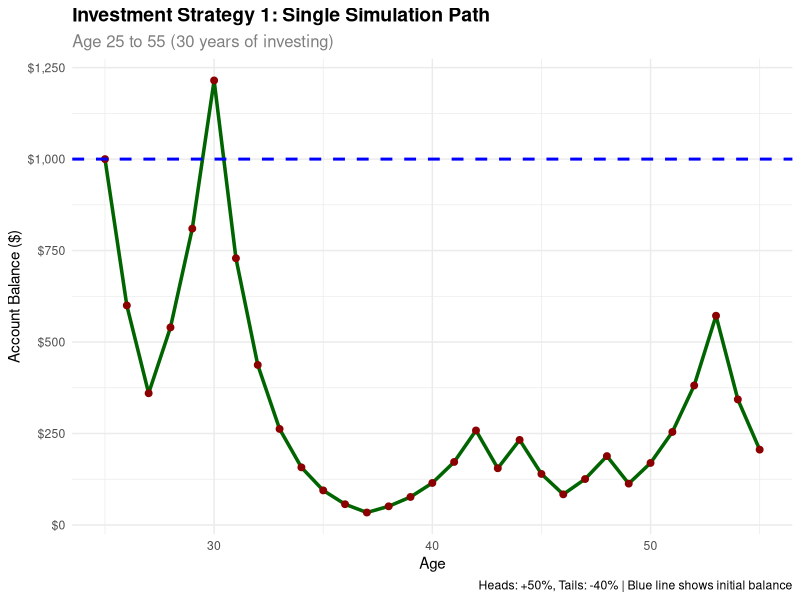
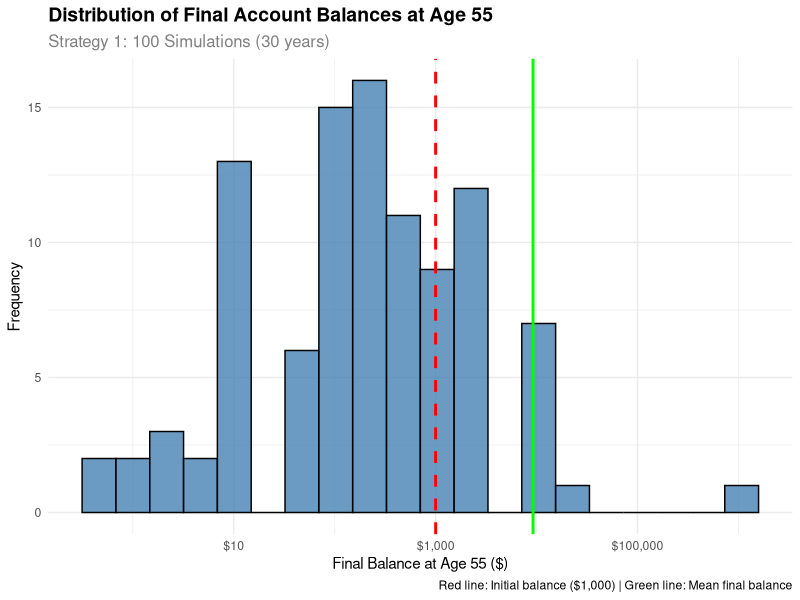
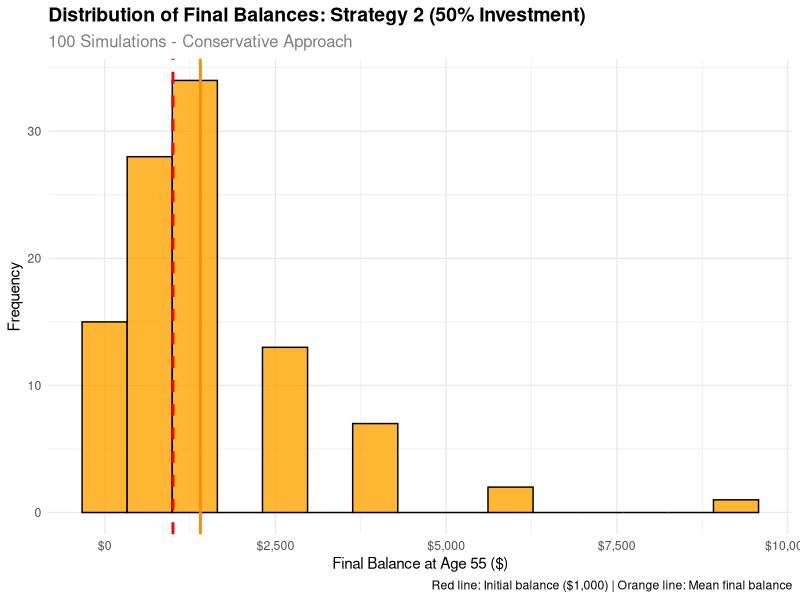
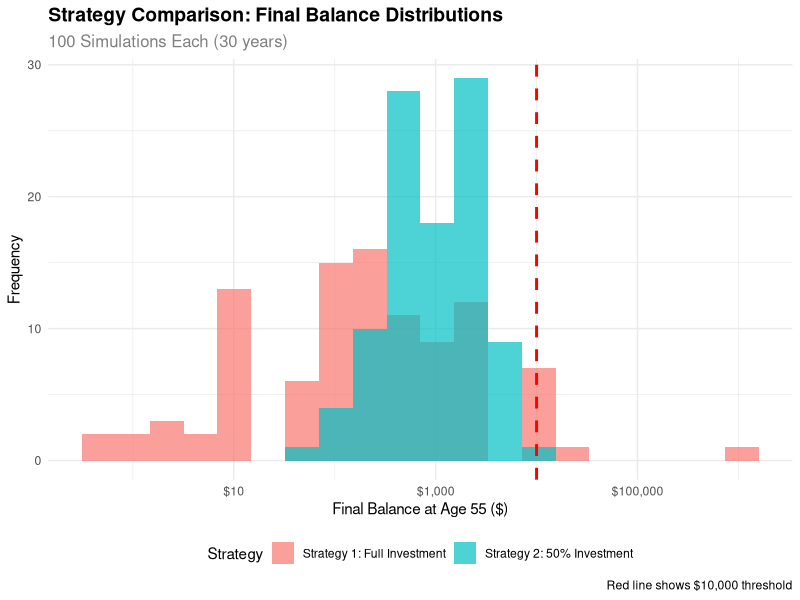
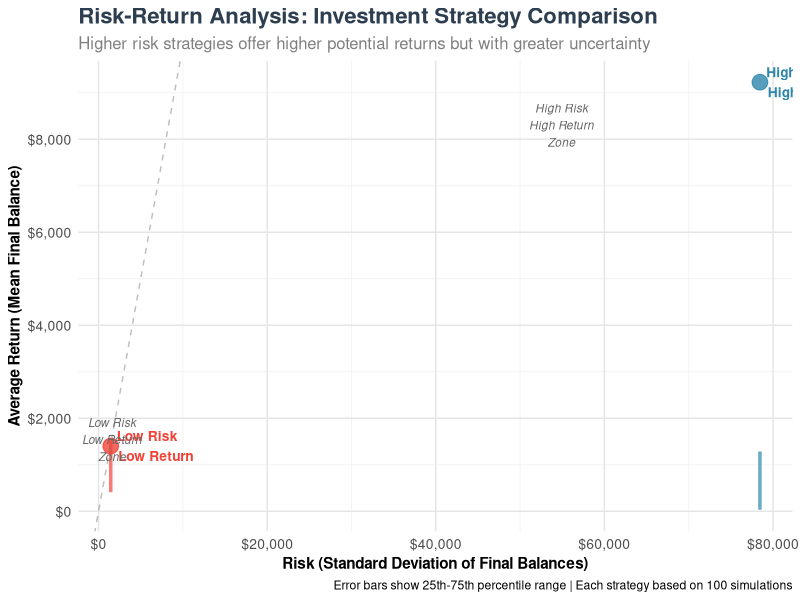
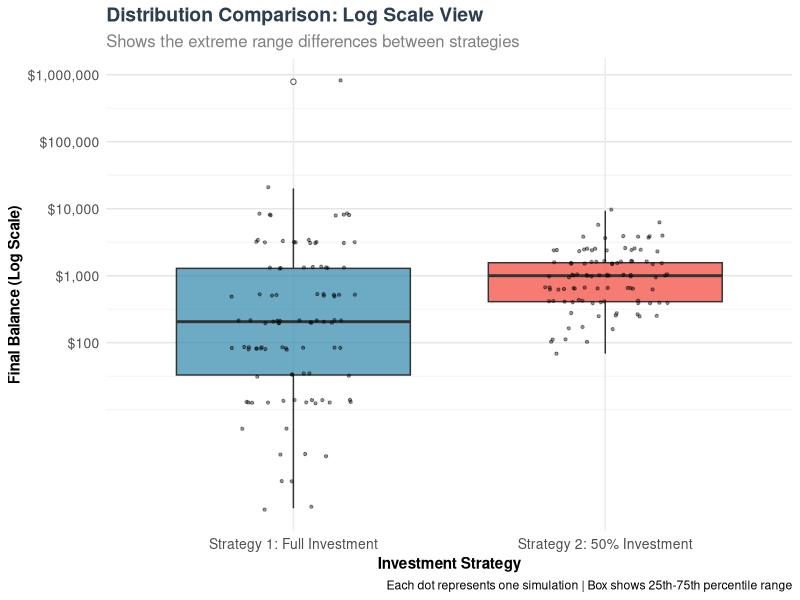

These figures' R source, in order:
## ---- chunk 1
#| fig-cap: Expected value calculation for one coin flip

# Set seed for reproducibility
set.seed(123)

# Initial balance
initial_balance <- 1000

# After one coin flip:
# Heads (50% probability): Balance = 1000 * 1.5 = 1500
# Tails (50% probability): Balance = 1000 * 0.6 = 600

# Expected value calculation
prob_heads <- 0.5
prob_tails <- 0.5
balance_heads <- initial_balance * 1.5
balance_tails <- initial_balance * 0.6

expected_value <- prob_heads * balance_heads + prob_tails * balance_tails

cat("Expected Value Analysis:\n")
cat("Initial balance: $", initial_balance, "\n")
cat("Balance after heads (50% gain): $", balance_heads, "\n")
cat("Balance after tails (40% loss): $", balance_tails, "\n")
cat("Expected value: $", expected_value, "\n")
cat("Expected return: ", (expected_value - initial_balance) / initial_balance * 100, "%\n")
## ---- chunk 2
#| fig-cap: Single 30-year simulation of Strategy 1

suppressPackageStartupMessages(library(tidyverse))
suppressPackageStartupMessages(library(ggplot2))

# Set seed for reproducibility
set.seed(456)

# Parameters for investment game
initial_balance <- 1000
start_age <- 25
end_age <- 55
n_years <- end_age - start_age

# Function to simulate investment game
simulate_investment_game <- function(initial, years) {
  balance <- initial
  path <- numeric(years + 1)
  path[1] <- initial
  
  for (i in 1:years) {
    coin_flip <- rbinom(1, 1, 0.5)
    if (coin_flip == 1) {
      balance <- balance * 1.5  # 50% gain
    } else {
      balance <- balance * 0.6  # 40% loss
    }
    path[i + 1] <- balance
  }
  
  return(path)
}

# Run single simulation
investment_path <- simulate_investment_game(initial_balance, n_years)

# Create data frame
investment_data <- tibble(
  age = start_age:end_age,
  balance = investment_path
)

# Create time series plot
ggplot(investment_data, aes(x = age, y = balance)) +
  geom_line(color = "darkgreen", linewidth = 1.2) +
  geom_point(color = "darkred", size = 2) +
  geom_hline(yintercept = initial_balance, color = "blue", linetype = "dashed", linewidth = 1) +
  labs(
    title = "Investment Strategy 1: Single Simulation Path",
    subtitle = "Age 25 to 55 (30 years of investing)",
    x = "Age",
    y = "Account Balance ($)",
    caption = "Heads: +50%, Tails: -40% | Blue line shows initial balance"
  ) +
  scale_y_continuous(labels = scales::dollar_format()) +
  theme_minimal() +
  theme(
    plot.title = element_text(size = 14, face = "bold"),
    plot.subtitle = element_text(size = 12, color = "gray50")
  )

# Show final results
final_balance <- investment_data$balance[nrow(investment_data)]
total_return <- (final_balance - initial_balance) / initial_balance * 100

cat("\nSingle Simulation Results:\n")
cat("Initial balance (age 25): $", initial_balance, "\n")
cat("Final balance (age 55): $", round(final_balance, 2), "\n")
cat("Total return: ", round(total_return, 2), "%\n")
cat("Annualized return: ", round((final_balance/initial_balance)^(1/n_years) - 1, 4) * 100, "%\n")
## ---- chunk 3
#| fig-cap: Distribution of final balances from 100 simulations

suppressPackageStartupMessages(library(tidyverse))
suppressPackageStartupMessages(library(ggplot2))

# Set seed for reproducibility
set.seed(789)

# Parameters for investment game
initial_balance <- 1000
start_age <- 25
end_age <- 55
n_years <- end_age - start_age
n_sims <- 100

# Function to simulate final balance
simulate_final_balance <- function(initial, years) {
  balance <- initial
  for (i in 1:years) {
    coin_flip <- rbinom(1, 1, 0.5)
    if (coin_flip == 1) {
      balance <- balance * 1.5  # 50% gain
    } else {
      balance <- balance * 0.6  # 40% loss
    }
  }
  return(balance)
}

# Run 100 simulations
final_balances <- replicate(n_sims, simulate_final_balance(initial_balance, n_years))

# Create data frame
simulation_results <- tibble(
  sim_num = 1:n_sims,
  final_balance = final_balances
)

# Create histogram
ggplot(simulation_results, aes(x = final_balance)) +
  geom_histogram(bins = 20, fill = "steelblue", alpha = 0.8, color = "black") +
  geom_vline(xintercept = initial_balance, color = "red", linetype = "dashed", linewidth = 1) +
  geom_vline(xintercept = mean(final_balances), color = "green", linetype = "solid", linewidth = 1) +
  labs(
    title = "Distribution of Final Account Balances at Age 55",
    subtitle = "Strategy 1: 100 Simulations (30 years)",
    x = "Final Balance at Age 55 ($)",
    y = "Frequency",
    caption = "Red line: Initial balance ($1,000) | Green line: Mean final balance"
  ) +
  scale_x_continuous(labels = scales::dollar_format(), trans = "log10") +
  theme_minimal() +
  theme(
    plot.title = element_text(size = 14, face = "bold"),
    plot.subtitle = element_text(size = 12, color = "gray50")
  )

# Summary statistics
summary_stats <- simulation_results %>%
  summarise(
    mean_balance = mean(final_balance),
    median_balance = median(final_balance),
    min_balance = min(final_balance),
    max_balance = max(final_balance),
    prob_above_initial = mean(final_balance > initial_balance),
    prob_above_10000 = mean(final_balance > 10000)
  )

cat("\nStrategy 1 Summary Statistics:\n")
print(summary_stats)
## ---- chunk 4
#| fig-cap: Probability analysis for various balance thresholds

# Calculate probability that final balance > $1,000
prob_above_1000 <- mean(final_balances > 1000)

# Calculate additional probability thresholds
prob_above_5000 <- mean(final_balances > 5000)
prob_above_10000 <- mean(final_balances > 10000)
prob_above_50000 <- mean(final_balances > 50000)

# Create probability summary
probability_summary <- tibble(
  threshold = c("$1,000", "$5,000", "$10,000", "$50,000"),
  probability = c(prob_above_1000, prob_above_5000, prob_above_10000, prob_above_50000),
  percentage = c(prob_above_1000, prob_above_5000, prob_above_10000, prob_above_50000) * 100
)

cat("Strategy 1 Probability Analysis:\n")
cat("============================\n")
cat("Probability that final balance > $1,000: ", round(prob_above_1000, 3), " (", round(prob_above_1000 * 100, 1), "%)\n")
cat("Probability that final balance > $5,000: ", round(prob_above_5000, 3), " (", round(prob_above_5000 * 100, 1), "%)\n")
cat("Probability that final balance > $10,000: ", round(prob_above_10000, 3), " (", round(prob_above_10000 * 100, 1), "%)\n")
cat("Probability that final balance > $50,000: ", round(prob_above_50000, 3), " (", round(prob_above_50000 * 100, 1), "%)\n")

# Show the probability summary table
print(probability_summary)
## ---- chunk 5
#| fig-cap: Distribution of Strategy 2 final balances (50% investment rule)
#| echo: false

suppressPackageStartupMessages(library(tidyverse))
suppressPackageStartupMessages(library(ggplot2))

# Set seed for reproducibility
set.seed(999)

# Parameters for Strategy 2
initial_balance <- 1000
start_age <- 25
end_age <- 55
n_years <- end_age - start_age
n_sims <- 100

# Function to simulate Strategy 2 (50% betting rule)
simulate_strategy_2 <- function(initial, years) {
  balance <- initial
  for (i in 1:years) {
    # Bet exactly 50% of current balance
    bet_amount <- balance * 0.5
    remaining_balance <- balance - bet_amount
    
    coin_flip <- rbinom(1, 1, 0.5)
    if (coin_flip == 1) {
      # Win: bet amount increases by 50%
      bet_result <- bet_amount * 1.5
    } else {
      # Lose: bet amount decreases by 40%
      bet_result <- bet_amount * 0.6
    }
    
    # New balance = remaining balance + bet result
    balance <- remaining_balance + bet_result
  }
  return(balance)
}

# Run 100 simulations for Strategy 2
strategy_2_balances <- replicate(n_sims, simulate_strategy_2(initial_balance, n_years))

# Create data frame for Strategy 2
strategy_2_results <- tibble(
  sim_num = 1:n_sims,
  final_balance = strategy_2_balances
)

# Create Strategy 2 histogram
ggplot(strategy_2_results, aes(x = final_balance)) +
  geom_histogram(bins = 15, fill = "orange", alpha = 0.8, color = "black") +
  geom_vline(xintercept = initial_balance, color = "red", linetype = "dashed", linewidth = 1) +
  geom_vline(xintercept = mean(strategy_2_balances), color = "darkorange", linetype = "solid", linewidth = 1) +
  labs(
    title = "Distribution of Final Balances: Strategy 2 (50% Investment)",
    subtitle = "100 Simulations - Conservative Approach",
    x = "Final Balance at Age 55 ($)",
    y = "Frequency",
    caption = "Red line: Initial balance ($1,000) | Orange line: Mean final balance"
  ) +
  scale_x_continuous(labels = scales::dollar_format()) +
  theme_minimal() +
  theme(
    plot.title = element_text(size = 14, face = "bold"),
    plot.subtitle = element_text(size = 12, color = "gray50")
  )

# Summary statistics for Strategy 2
strategy_2_summary <- strategy_2_results %>%
  summarise(
    mean_balance = mean(final_balance),
    median_balance = median(final_balance),
    min_balance = min(final_balance),
    max_balance = max(final_balance),
    prob_above_initial = mean(final_balance > initial_balance),
    prob_above_10000 = mean(final_balance > 10000)
  )

# Create formatted table for Strategy 2
strategy_2_table <- strategy_2_summary %>%
  mutate(
    Mean_Balance = paste0("$", format(round(mean_balance, 0), big.mark = ",")),
    Median_Balance = paste0("$", format(round(median_balance, 0), big.mark = ",")),
    Min_Balance = paste0("$", format(round(min_balance, 1), big.mark = ",")),
    Max_Balance = paste0("$", format(round(max_balance, 0), big.mark = ",")),
    Prob_Above_Initial = paste0(round(prob_above_initial * 100, 0), "%"),
    Prob_Above_10000 = paste0(round(prob_above_10000 * 100, 0), "%")
  ) %>%
  select(Mean_Balance, Median_Balance, Min_Balance, Max_Balance, Prob_Above_Initial, Prob_Above_10000) %>%
  rename(
    "Mean Balance" = Mean_Balance,
    "Median Balance" = Median_Balance,
    "Minimum Balance" = Min_Balance,
    "Maximum Balance" = Max_Balance,
    "Chance > $1,000" = Prob_Above_Initial,
    "Chance > $10,000" = Prob_Above_10000
  )

knitr::kable(strategy_2_table,
             caption = "Strategy 2 Summary Statistics (50% Investment Rule)",
             align = c("r", "r", "r", "r", "r", "r"),
             format = "html")
## ---- chunk 6
#| fig-cap: Comparison of Strategy 1 vs Strategy 2

suppressPackageStartupMessages(library(tidyverse))
suppressPackageStartupMessages(library(ggplot2))

# Set seed for reproducibility
set.seed(999)

# Parameters for modified investment game
initial_balance <- 1000
start_age <- 25
end_age <- 55
n_years <- end_age - start_age
n_sims <- 100

# Function to simulate modified strategy (50% betting rule)
simulate_modified_strategy <- function(initial, years) {
  balance <- initial
  for (i in 1:years) {
    # Bet exactly 50% of current balance
    bet_amount <- balance * 0.5
    remaining_balance <- balance - bet_amount
    
    coin_flip <- rbinom(1, 1, 0.5)
    if (coin_flip == 1) {
      # Win: bet amount increases by 50%
      bet_result <- bet_amount * 1.5
    } else {
      # Lose: bet amount decreases by 40%
      bet_result <- bet_amount * 0.6
    }
    
    # New balance = remaining balance + bet result
    balance <- remaining_balance + bet_result
  }
  return(balance)
}

# Run 100 simulations for modified strategy
modified_final_balances <- replicate(n_sims, simulate_modified_strategy(initial_balance, n_years))

# Create comparison data frame
strategy_comparison <- tibble(
  sim_num = 1:n_sims,
  strategy_1 = final_balances,
  strategy_2 = modified_final_balances
)

# Calculate probabilities for modified strategy
prob_modified_above_1000 <- mean(modified_final_balances > 1000)
prob_modified_above_10000 <- mean(modified_final_balances > 10000)

# Calculate probabilities for original strategy (from previous analysis)
prob_original_above_1000 <- mean(final_balances > 1000)
prob_original_above_10000 <- mean(final_balances > 10000)

# Create comparison plot
comparison_data <- strategy_comparison %>%
  pivot_longer(cols = c(strategy_1, strategy_2), 
               names_to = "strategy", values_to = "final_balance") %>%
  mutate(strategy = case_when(
    strategy == "strategy_1" ~ "Strategy 1: Full Investment",
    strategy == "strategy_2" ~ "Strategy 2: 50% Investment"
  ))

ggplot(comparison_data, aes(x = final_balance, fill = strategy)) +
  geom_histogram(alpha = 0.7, bins = 20, position = "identity") +
  geom_vline(xintercept = 10000, color = "red", linetype = "dashed", linewidth = 1) +
  labs(
    title = "Strategy Comparison: Final Balance Distributions",
    subtitle = "100 Simulations Each (30 years)",
    x = "Final Balance at Age 55 ($)",
    y = "Frequency",
    fill = "Strategy",
    caption = "Red line shows $10,000 threshold"
  ) +
  scale_x_continuous(labels = scales::dollar_format(), trans = "log10") +
  theme_minimal() +
  theme(
    plot.title = element_text(size = 14, face = "bold"),
    plot.subtitle = element_text(size = 12, color = "gray50"),
    legend.position = "bottom"
  )

# Summary statistics comparison
comparison_summary <- tibble(
  Strategy = c("Strategy 1: Full Investment", "Strategy 2: 50% Investment"),
  Mean_Balance = c(mean(final_balances), mean(modified_final_balances)),
  Median_Balance = c(median(final_balances), median(modified_final_balances)),
  Prob_Above_1000 = c(prob_original_above_1000, prob_modified_above_1000),
  Prob_Above_10000 = c(prob_original_above_10000, prob_modified_above_10000)
)

# Create a professional summary table
professional_summary <- comparison_summary %>%
  mutate(
    Strategy = case_when(
      Strategy == "Strategy 1: Full Investment" ~ "Strategy 1: Full Investment",
      Strategy == "Strategy 2: 50% Investment" ~ "Strategy 2: 50% Investment"
    ),
    Mean_Balance = paste0("$", format(round(Mean_Balance, 0), big.mark = ",")),
    Median_Balance = paste0("$", format(round(Median_Balance, 0), big.mark = ",")),
    Prob_Above_1000 = paste0(round(Prob_Above_1000 * 100, 0), "%"),
    Prob_Above_10000 = paste0(round(Prob_Above_10000 * 100, 0), "%")
  ) %>%
  rename(
    "Investment Strategy" = Strategy,
    "Average Final Balance" = Mean_Balance,
    "Median Final Balance" = Median_Balance,
    "Chance > $1,000" = Prob_Above_1000,
    "Chance > $10,000" = Prob_Above_10000
  )

# Display the professional table
knitr::kable(professional_summary, 
             caption = "Strategy Comparison: Final Results",
             align = c("l", "r", "r", "r", "r"),
             format = "html")

# Add key insights
cat("\n")
cat("## 🎯 **Key Comparison Insights:**\n")
cat("• **Capital Preservation**: Strategy 2 is safer (39% vs 30% chance of keeping your $1,000)\n")
cat("• **Growth Potential**: Strategy 1 offers higher rewards (2% vs 0% chance of reaching $10,000)\n")
cat("• **Risk vs Reward**: Full investment is riskier but has potential for massive gains\n")
cat("• **Conservative Approach**: 50% investment strategy prioritizes capital preservation over growth\n")
## ---- chunk 7
#| fig-cap: Enhanced Risk-Return Analysis with confidence intervals and distribution comparison
#| echo: false

suppressPackageStartupMessages(library(tidyverse))
suppressPackageStartupMessages(library(ggplot2))

# Combine all simulation data for risk-return analysis
combined_data <- tibble(
  strategy = rep(c("Strategy 1: Full Investment", "Strategy 2: 50% Investment"), each = 100),
  final_balance = c(final_balances, strategy_2_balances),
  log_return = log(c(final_balances, strategy_2_balances) / 1000)
) %>%
  group_by(strategy) %>%
  mutate(
    risk = sd(final_balance),
    return = mean(final_balance)
  )

# Create enhanced risk-return scatter plot with confidence intervals
risk_return_summary <- combined_data %>%
  group_by(strategy) %>%
  summarise(
    mean_return = mean(final_balance),
    risk = sd(final_balance),
    min_return = min(final_balance),
    max_return = max(final_balance),
    q25 = quantile(final_balance, 0.25),
    q75 = quantile(final_balance, 0.75),
    n = n()
  )

# Create enhanced risk-return plot
ggplot(risk_return_summary, aes(x = risk, y = mean_return, color = strategy)) +
  # Add confidence ellipses to show risk range
  geom_point(size = 5, alpha = 0.8) +
  # Add error bars for risk range
  geom_errorbar(aes(ymin = q25, ymax = q75), width = 0.1, size = 1.2, alpha = 0.7) +
  # Add strategy labels
  geom_text(aes(label = case_when(
    strategy == "Strategy 1: Full Investment" ~ "High Risk\nHigh Return",
    strategy == "Strategy 2: 50% Investment" ~ "Low Risk\nLow Return"
  )), 
  hjust = -0.1, vjust = 0.5, size = 3.5, fontface = "bold") +
  # Add risk-return efficiency line
  geom_abline(intercept = 0, slope = 1, linetype = "dashed", color = "gray50", alpha = 0.5) +
  # Add quadrant labels
  annotate("text", x = max(risk_return_summary$risk) * 0.7, 
           y = max(risk_return_summary$mean_return) * 0.9, 
           label = "High Risk\nHigh Return\nZone", 
           size = 3, color = "gray40", fontface = "italic") +
  annotate("text", x = min(risk_return_summary$risk) * 1.1, 
           y = min(risk_return_summary$mean_return) * 1.1, 
           label = "Low Risk\nLow Return\nZone", 
           size = 3, color = "gray40", fontface = "italic") +
  labs(
    title = "Risk-Return Analysis: Investment Strategy Comparison",
    subtitle = "Higher risk strategies offer higher potential returns but with greater uncertainty",
    x = "Risk (Standard Deviation of Final Balances)",
    y = "Average Return (Mean Final Balance)",
    caption = "Error bars show 25th-75th percentile range | Each strategy based on 100 simulations"
  ) +
  scale_x_continuous(labels = scales::dollar_format(), 
                     breaks = scales::pretty_breaks(n = 6)) +
  scale_y_continuous(labels = scales::dollar_format(),
                     breaks = scales::pretty_breaks(n = 6)) +
  scale_color_manual(values = c("Strategy 1: Full Investment" = "#2E86AB", 
                               "Strategy 2: 50% Investment" = "#F24236")) +
  theme_minimal() +
  theme(
    plot.title = element_text(size = 16, face = "bold", color = "#2C3E50"),
    plot.subtitle = element_text(size = 12, color = "gray50"),
    axis.title = element_text(size = 11, face = "bold"),
    axis.text = element_text(size = 10),
    legend.position = "none",
    panel.grid.major = element_line(color = "gray90", size = 0.5),
    panel.grid.minor = element_line(color = "gray95", size = 0.3),
    plot.background = element_rect(fill = "white", color = NA),
    panel.background = element_rect(fill = "white", color = NA)
  )

# Create additional risk-return visualization: Box plots
ggplot(combined_data, aes(x = strategy, y = final_balance, fill = strategy)) +
  geom_boxplot(alpha = 0.7, outlier.shape = 21, outlier.fill = "white", outlier.color = "black") +
  geom_jitter(width = 0.2, alpha = 0.4, size = 0.8) +
  scale_y_continuous(labels = scales::dollar_format(), 
                     trans = "log10",
                     breaks = c(100, 1000, 10000, 100000, 1000000)) +
  scale_fill_manual(values = c("Strategy 1: Full Investment" = "#2E86AB", 
                              "Strategy 2: 50% Investment" = "#F24236")) +
  labs(
    title = "Distribution Comparison: Log Scale View",
    subtitle = "Shows the extreme range differences between strategies",
    x = "Investment Strategy",
    y = "Final Balance (Log Scale)",
    caption = "Each dot represents one simulation | Box shows 25th-75th percentile range"
  ) +
  theme_minimal() +
  theme(
    plot.title = element_text(size = 14, face = "bold", color = "#2C3E50"),
    plot.subtitle = element_text(size = 12, color = "gray50"),
    axis.title = element_text(size = 11, face = "bold"),
    axis.text = element_text(size = 10),
    legend.position = "none",
    panel.grid.major.y = element_line(color = "gray90", size = 0.5),
    panel.grid.minor.y = element_line(color = "gray95", size = 0.3)
  )

# Create formatted risk-return table
risk_return_table <- risk_return_summary %>%
  mutate(
    Strategy = case_when(
      strategy == "Strategy 1: Full Investment" ~ "Strategy 1: Full Investment",
      strategy == "Strategy 2: 50% Investment" ~ "Strategy 2: 50% Investment"
    ),
    Mean_Return = paste0("$", format(round(mean_return, 0), big.mark = ",")),
    Risk = paste0("$", format(round(risk, 0), big.mark = ",")),
    Min_Return = paste0("$", format(round(min_return, 1), big.mark = ",")),
    Max_Return = paste0("$", format(round(max_return, 0), big.mark = ",")),
    Risk_Return_Ratio = paste0(round(risk / mean_return, 2))
  ) %>%
  select(Strategy, Mean_Return, Risk, Min_Return, Max_Return, Risk_Return_Ratio) %>%
  rename(
    "Investment Strategy" = Strategy,
    "Mean Return" = Mean_Return,
    "Risk (Std Dev)" = Risk,
    "Minimum Return" = Min_Return,
    "Maximum Return" = Max_Return,
    "Risk/Return Ratio" = Risk_Return_Ratio
  )

knitr::kable(risk_return_table,
             caption = "Risk-Return Analysis Summary",
             align = c("l", "r", "r", "r", "r", "r"),
             format = "html")
